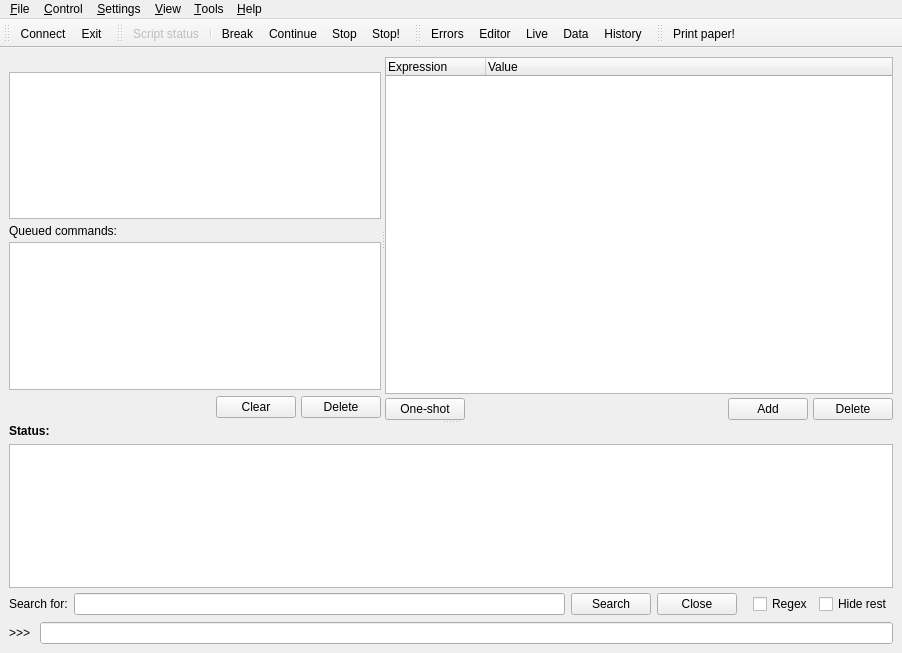
<?xml version="1.0" encoding="UTF-8"?>
<ui version="4.0">
 <class>MainWindow</class>
 <widget class="QMainWindow" name="MainWindow">
  <property name="geometry">
   <rect>
    <x>0</x>
    <y>0</y>
    <width>902</width>
    <height>653</height>
   </rect>
  </property>
  <property name="windowIcon">
   <iconset resource="../../../resources/nicos-gui.qrc">
    <normaloff>:/sunny</normaloff>:/sunny</iconset>
  </property>
  <property name="toolButtonStyle">
   <enum>Qt::ToolButtonIconOnly</enum>
  </property>
  <widget class="QWidget" name="centralwidget">
   <layout class="QVBoxLayout" name="verticalLayout">
    <item>
     <widget class="QSplitter" name="mainSplitter">
      <property name="orientation">
       <enum>Qt::Vertical</enum>
      </property>
      <widget class="QSplitter" name="topSplitter">
       <property name="orientation">
        <enum>Qt::Horizontal</enum>
       </property>
       <widget class="QWidget" name="layoutWidget">
        <layout class="QVBoxLayout" name="tracelayout">
         <property name="spacing">
          <number>1</number>
         </property>
         <property name="margin">
          <number>0</number>
         </property>
         <item>
          <widget class="QLabel" name="statusLabel">
           <property name="text">
            <string>&lt;status&gt;</string>
           </property>
          </widget>
         </item>
         <item>
          <widget class="QListWidget" name="traceView">
           <property name="frameShadow">
            <enum>QFrame::Plain</enum>
           </property>
          </widget>
         </item>
         <item>
          <widget class="QFrame" name="queueFrame">
           <layout class="QGridLayout" name="gridLayout_2">
            <property name="leftMargin">
             <number>0</number>
            </property>
            <property name="topMargin">
             <number>4</number>
            </property>
            <property name="rightMargin">
             <number>0</number>
            </property>
            <property name="bottomMargin">
             <number>0</number>
            </property>
            <property name="horizontalSpacing">
             <number>5</number>
            </property>
            <property name="verticalSpacing">
             <number>4</number>
            </property>
            <item row="1" column="0" colspan="3">
             <widget class="QListWidget" name="queueView"/>
            </item>
            <item row="2" column="0">
             <spacer name="horizontalSpacer_2">
              <property name="orientation">
               <enum>Qt::Horizontal</enum>
              </property>
              <property name="sizeType">
               <enum>QSizePolicy::MinimumExpanding</enum>
              </property>
              <property name="sizeHint" stdset="0">
               <size>
                <width>118</width>
                <height>26</height>
               </size>
              </property>
             </spacer>
            </item>
            <item row="2" column="1">
             <widget class="QPushButton" name="clearQueue">
              <property name="text">
               <string>Clear</string>
              </property>
             </widget>
            </item>
            <item row="2" column="2">
             <widget class="QPushButton" name="deleteQueueItem">
              <property name="text">
               <string>Delete</string>
              </property>
             </widget>
            </item>
            <item row="0" column="0" colspan="3">
             <widget class="QLabel" name="label_3">
              <property name="text">
               <string>Queued commands:</string>
              </property>
             </widget>
            </item>
           </layout>
          </widget>
         </item>
        </layout>
       </widget>
       <widget class="QWidget" name="layoutWidget">
        <layout class="QGridLayout" name="gridLayout">
         <property name="horizontalSpacing">
          <number>5</number>
         </property>
         <property name="verticalSpacing">
          <number>4</number>
         </property>
         <property name="margin">
          <number>0</number>
         </property>
         <item row="0" column="0" colspan="4">
          <widget class="QTreeWidget" name="watchView">
           <property name="sizePolicy">
            <sizepolicy hsizetype="MinimumExpanding" vsizetype="Expanding">
             <horstretch>0</horstretch>
             <verstretch>0</verstretch>
            </sizepolicy>
           </property>
           <property name="autoFillBackground">
            <bool>true</bool>
           </property>
           <property name="frameShadow">
            <enum>QFrame::Plain</enum>
           </property>
           <property name="alternatingRowColors">
            <bool>true</bool>
           </property>
           <property name="allColumnsShowFocus">
            <bool>true</bool>
           </property>
           <column>
            <property name="text">
             <string>Expression</string>
            </property>
           </column>
           <column>
            <property name="text">
             <string>Value</string>
            </property>
           </column>
          </widget>
         </item>
         <item row="1" column="2">
          <widget class="QPushButton" name="addWatch">
           <property name="text">
            <string>Add</string>
           </property>
          </widget>
         </item>
         <item row="1" column="3">
          <widget class="QPushButton" name="deleteWatch">
           <property name="text">
            <string>Delete</string>
           </property>
          </widget>
         </item>
         <item row="1" column="1">
          <spacer name="horizontalSpacer">
           <property name="orientation">
            <enum>Qt::Horizontal</enum>
           </property>
           <property name="sizeType">
            <enum>QSizePolicy::Expanding</enum>
           </property>
           <property name="sizeHint" stdset="0">
            <size>
             <width>138</width>
             <height>20</height>
            </size>
           </property>
          </spacer>
         </item>
         <item row="1" column="0">
          <widget class="QPushButton" name="oneShotEval">
           <property name="text">
            <string>One-shot</string>
           </property>
          </widget>
         </item>
        </layout>
       </widget>
      </widget>
      <widget class="QWidget" name="layoutWidget">
       <layout class="QVBoxLayout" name="outViewLayout">
        <property name="spacing">
         <number>3</number>
        </property>
        <property name="margin">
         <number>0</number>
        </property>
        <item>
         <widget class="QLabel" name="actionLabel">
          <property name="font">
           <font>
            <weight>75</weight>
            <bold>true</bold>
            <strikeout>false</strikeout>
            <kerning>true</kerning>
           </font>
          </property>
          <property name="text">
           <string>Status:</string>
          </property>
          <property name="alignment">
           <set>Qt::AlignLeading|Qt::AlignLeft|Qt::AlignVCenter</set>
          </property>
         </widget>
        </item>
        <item>
         <spacer name="verticalSpacer">
          <property name="orientation">
           <enum>Qt::Vertical</enum>
          </property>
          <property name="sizeType">
           <enum>QSizePolicy::Fixed</enum>
          </property>
          <property name="sizeHint" stdset="0">
           <size>
            <width>20</width>
            <height>3</height>
           </size>
          </property>
         </spacer>
        </item>
        <item>
         <widget class="OutputView" name="outView">
          <property name="autoFillBackground">
           <bool>true</bool>
          </property>
          <property name="frameShadow">
           <enum>QFrame::Plain</enum>
          </property>
          <property name="tabChangesFocus">
           <bool>true</bool>
          </property>
          <property name="lineWrapMode">
           <enum>QTextEdit::NoWrap</enum>
          </property>
          <property name="openLinks">
           <bool>false</bool>
          </property>
         </widget>
        </item>
        <item>
         <widget class="QFrame" name="grepPanel">
          <property name="sizePolicy">
           <sizepolicy hsizetype="Preferred" vsizetype="Preferred">
            <horstretch>0</horstretch>
            <verstretch>0</verstretch>
           </sizepolicy>
          </property>
          <property name="frameShape">
           <enum>QFrame::NoFrame</enum>
          </property>
          <property name="frameShadow">
           <enum>QFrame::Raised</enum>
          </property>
          <layout class="QHBoxLayout" name="horizontalLayout_2">
           <property name="leftMargin">
            <number>0</number>
           </property>
           <property name="topMargin">
            <number>2</number>
           </property>
           <property name="rightMargin">
            <number>0</number>
           </property>
           <property name="bottomMargin">
            <number>1</number>
           </property>
           <item>
            <widget class="QLabel" name="label_2">
             <property name="text">
              <string>Search for:</string>
             </property>
            </widget>
           </item>
           <item>
            <widget class="HistoryLineEdit" name="grepText"/>
           </item>
           <item>
            <widget class="QPushButton" name="grepSearch">
             <property name="sizePolicy">
              <sizepolicy hsizetype="Minimum" vsizetype="Ignored">
               <horstretch>0</horstretch>
               <verstretch>0</verstretch>
              </sizepolicy>
             </property>
             <property name="text">
              <string>Search</string>
             </property>
             <property name="autoDefault">
              <bool>false</bool>
             </property>
            </widget>
           </item>
           <item>
            <widget class="QPushButton" name="grepClose">
             <property name="sizePolicy">
              <sizepolicy hsizetype="Preferred" vsizetype="Ignored">
               <horstretch>0</horstretch>
               <verstretch>0</verstretch>
              </sizepolicy>
             </property>
             <property name="text">
              <string>Close</string>
             </property>
            </widget>
           </item>
           <item>
            <spacer name="horizontalSpacer_3">
             <property name="orientation">
              <enum>Qt::Horizontal</enum>
             </property>
             <property name="sizeType">
              <enum>QSizePolicy::Fixed</enum>
             </property>
             <property name="sizeHint" stdset="0">
              <size>
               <width>10</width>
               <height>20</height>
              </size>
             </property>
            </spacer>
           </item>
           <item>
            <widget class="QCheckBox" name="grepRegex">
             <property name="text">
              <string>Regex</string>
             </property>
            </widget>
           </item>
           <item>
            <widget class="QCheckBox" name="grepHideRest">
             <property name="text">
              <string>Hide rest</string>
             </property>
            </widget>
           </item>
          </layout>
         </widget>
        </item>
       </layout>
      </widget>
     </widget>
    </item>
    <item>
     <layout class="QHBoxLayout" name="horizontalLayout">
      <property name="topMargin">
       <number>0</number>
      </property>
      <property name="bottomMargin">
       <number>0</number>
      </property>
      <item>
       <widget class="QLabel" name="label">
        <property name="text">
         <string>&gt;&gt;&gt; </string>
        </property>
        <property name="buddy">
         <cstring>commandInput</cstring>
        </property>
       </widget>
      </item>
      <item>
       <widget class="HistoryLineEdit" name="commandInput">
        <property name="autoFillBackground">
         <bool>true</bool>
        </property>
       </widget>
      </item>
     </layout>
    </item>
   </layout>
  </widget>
  <widget class="QMenuBar" name="menubar">
   <property name="geometry">
    <rect>
     <x>0</x>
     <y>0</y>
     <width>902</width>
     <height>23</height>
    </rect>
   </property>
   <widget class="QMenu" name="menuFile">
    <property name="title">
     <string>&amp;File</string>
    </property>
    <addaction name="actionConnect"/>
    <addaction name="separator"/>
    <addaction name="actionGrep"/>
    <addaction name="actionSave"/>
    <addaction name="actionPrint"/>
    <addaction name="separator"/>
    <addaction name="actionExit"/>
   </widget>
   <widget class="QMenu" name="menuControl">
    <property name="title">
     <string>&amp;Control</string>
    </property>
    <addaction name="actionBreak"/>
    <addaction name="actionContinue"/>
    <addaction name="actionStop"/>
    <addaction name="actionEmergencyStop"/>
    <addaction name="separator"/>
    <addaction name="actionRunCommand"/>
   </widget>
   <widget class="QMenu" name="menuSettings">
    <property name="title">
     <string>&amp;Settings</string>
    </property>
    <addaction name="actionFont"/>
    <addaction name="actionColor"/>
    <addaction name="separator"/>
    <addaction name="actionConnectionData"/>
    <addaction name="actionPreferences"/>
   </widget>
   <widget class="QMenu" name="menuView">
    <property name="title">
     <string>&amp;View</string>
    </property>
    <addaction name="actionErrorWindow"/>
    <addaction name="actionUserEditor"/>
    <addaction name="actionLiveData"/>
    <addaction name="actionAnalysis"/>
    <addaction name="actionLogger"/>
   </widget>
   <widget class="QMenu" name="menuHelp">
    <property name="title">
     <string>&amp;Help</string>
    </property>
    <addaction name="actionAbout"/>
    <addaction name="actionAboutQt"/>
   </widget>
   <widget class="QMenu" name="menuTools">
    <property name="title">
     <string>&amp;Tools</string>
    </property>
   </widget>
   <addaction name="menuFile"/>
   <addaction name="menuControl"/>
   <addaction name="menuSettings"/>
   <addaction name="menuView"/>
   <addaction name="menuTools"/>
   <addaction name="menuHelp"/>
  </widget>
  <widget class="QToolBar" name="toolBarMain">
   <property name="windowTitle">
    <string>Connection</string>
   </property>
   <property name="toolButtonStyle">
    <enum>Qt::ToolButtonTextBesideIcon</enum>
   </property>
   <attribute name="toolBarArea">
    <enum>TopToolBarArea</enum>
   </attribute>
   <attribute name="toolBarBreak">
    <bool>false</bool>
   </attribute>
   <addaction name="actionConnect"/>
   <addaction name="actionExit"/>
  </widget>
  <widget class="QToolBar" name="toolBarControl">
   <property name="windowTitle">
    <string>Control</string>
   </property>
   <property name="toolButtonStyle">
    <enum>Qt::ToolButtonIconOnly</enum>
   </property>
   <attribute name="toolBarArea">
    <enum>TopToolBarArea</enum>
   </attribute>
   <attribute name="toolBarBreak">
    <bool>false</bool>
   </attribute>
   <addaction name="actionStatus"/>
   <addaction name="separator"/>
   <addaction name="actionBreak"/>
   <addaction name="actionContinue"/>
   <addaction name="actionStop"/>
   <addaction name="actionEmergencyStop"/>
  </widget>
  <widget class="QToolBar" name="toolBarTools">
   <property name="windowTitle">
    <string>View</string>
   </property>
   <property name="toolButtonStyle">
    <enum>Qt::ToolButtonTextBesideIcon</enum>
   </property>
   <attribute name="toolBarArea">
    <enum>TopToolBarArea</enum>
   </attribute>
   <attribute name="toolBarBreak">
    <bool>false</bool>
   </attribute>
   <addaction name="actionErrorWindow"/>
   <addaction name="actionUserEditor"/>
   <addaction name="actionLiveData"/>
   <addaction name="actionAnalysis"/>
   <addaction name="actionLogger"/>
  </widget>
  <widget class="QToolBar" name="printPaperBar">
   <property name="enabled">
    <bool>true</bool>
   </property>
   <property name="windowTitle">
    <string>Magic</string>
   </property>
   <property name="movable">
    <bool>true</bool>
   </property>
   <property name="toolButtonStyle">
    <enum>Qt::ToolButtonTextBesideIcon</enum>
   </property>
   <property name="floatable">
    <bool>true</bool>
   </property>
   <attribute name="toolBarArea">
    <enum>TopToolBarArea</enum>
   </attribute>
   <attribute name="toolBarBreak">
    <bool>false</bool>
   </attribute>
   <addaction name="actionPrintPaper"/>
  </widget>
  <action name="actionConnect">
   <property name="checkable">
    <bool>true</bool>
   </property>
   <property name="icon">
    <iconset resource="../../../resources/nicos-gui.qrc">
     <normaloff>:/connect</normaloff>
     <normalon>:/disconnect</normalon>:/connect</iconset>
   </property>
   <property name="text">
    <string>&amp;Connect to server...</string>
   </property>
   <property name="iconText">
    <string>Connect</string>
   </property>
   <property name="toolTip">
    <string>Establish or break connection to server</string>
   </property>
   <property name="shortcut">
    <string>Ctrl+Shift+C</string>
   </property>
  </action>
  <action name="actionSave">
   <property name="icon">
    <iconset resource="../../../resources/nicos-gui.qrc">
     <normaloff>:/save</normaloff>:/save</iconset>
   </property>
   <property name="text">
    <string>&amp;Save log...</string>
   </property>
   <property name="toolTip">
    <string>Save log window text</string>
   </property>
   <property name="shortcut">
    <string>Ctrl+S</string>
   </property>
  </action>
  <action name="actionPrint">
   <property name="icon">
    <iconset resource="../../../resources/nicos-gui.qrc">
     <normaloff>:/print</normaloff>:/print</iconset>
   </property>
   <property name="text">
    <string>&amp;Print log...</string>
   </property>
   <property name="toolTip">
    <string>Print log window text</string>
   </property>
   <property name="shortcut">
    <string>Ctrl+P</string>
   </property>
  </action>
  <action name="actionExit">
   <property name="icon">
    <iconset resource="../../../resources/nicos-gui.qrc">
     <normaloff>:/quit</normaloff>:/quit</iconset>
   </property>
   <property name="text">
    <string>E&amp;xit</string>
   </property>
   <property name="toolTip">
    <string>Exit program</string>
   </property>
   <property name="shortcut">
    <string>Ctrl+Q</string>
   </property>
   <property name="menuRole">
    <enum>QAction::QuitRole</enum>
   </property>
  </action>
  <action name="actionBreak">
   <property name="checkable">
    <bool>false</bool>
   </property>
   <property name="icon">
    <iconset resource="../../../resources/nicos-gui.qrc">
     <normaloff>:/break</normaloff>:/break</iconset>
   </property>
   <property name="text">
    <string>&amp;Break</string>
   </property>
   <property name="toolTip">
    <string>Break running script</string>
   </property>
  </action>
  <action name="actionStop">
   <property name="icon">
    <iconset resource="../../../resources/nicos-gui.qrc">
     <normaloff>:/stop</normaloff>:/stop</iconset>
   </property>
   <property name="text">
    <string>&amp;Stop</string>
   </property>
   <property name="toolTip">
    <string>Stop running script</string>
   </property>
  </action>
  <action name="actionEmergencyStop">
   <property name="icon">
    <iconset resource="../../../resources/nicos-gui.qrc">
     <normaloff>:/emergency</normaloff>:/emergency</iconset>
   </property>
   <property name="text">
    <string>&amp;Emergency Stop</string>
   </property>
   <property name="iconText">
    <string>Stop!</string>
   </property>
   <property name="toolTip">
    <string>Stop script immediately and execute emergency stop actions</string>
   </property>
  </action>
  <action name="actionRunCommand">
   <property name="text">
    <string>Run &amp;command...</string>
   </property>
  </action>
  <action name="actionReload">
   <property name="text">
    <string>Reload &amp;NICOS</string>
   </property>
   <property name="toolTip">
    <string>Reload NICOS modules on server</string>
   </property>
   <property name="shortcut">
    <string>Ctrl+Shift+R</string>
   </property>
  </action>
  <action name="actionConnectionData">
   <property name="text">
    <string>Connection &amp;data...</string>
   </property>
  </action>
  <action name="actionFont">
   <property name="text">
    <string>&amp;Font...</string>
   </property>
  </action>
  <action name="actionColor">
   <property name="text">
    <string>&amp;Color...</string>
   </property>
  </action>
  <action name="actionUserEditor">
   <property name="icon">
    <iconset resource="../../../resources/nicos-gui.qrc">
     <normaloff>:/editor</normaloff>:/editor</iconset>
   </property>
   <property name="text">
    <string>User &amp;editor</string>
   </property>
   <property name="iconText">
    <string>Editor</string>
   </property>
   <property name="shortcut">
    <string>Ctrl+E</string>
   </property>
  </action>
  <action name="actionAbout">
   <property name="text">
    <string>&amp;About...</string>
   </property>
   <property name="menuRole">
    <enum>QAction::AboutRole</enum>
   </property>
  </action>
  <action name="actionStatus">
   <property name="enabled">
    <bool>false</bool>
   </property>
   <property name="icon">
    <iconset>
     <disabledoff>:/idle</disabledoff>
    </iconset>
   </property>
   <property name="text">
    <string>Script status</string>
   </property>
  </action>
  <action name="actionPreferences">
   <property name="text">
    <string>&amp;Preferences...</string>
   </property>
  </action>
  <action name="actionAboutQt">
   <property name="text">
    <string>About Qt...</string>
   </property>
  </action>
  <action name="actionContinue">
   <property name="icon">
    <iconset resource="../../../resources/nicos-gui.qrc">
     <normaloff>:/continue</normaloff>:/continue</iconset>
   </property>
   <property name="text">
    <string>&amp;Continue</string>
   </property>
   <property name="toolTip">
    <string>Continue script</string>
   </property>
   <property name="visible">
    <bool>false</bool>
   </property>
  </action>
  <action name="actionAnalysis">
   <property name="icon">
    <iconset resource="../../../resources/nicos-gui.qrc">
     <normaloff>:/plotter</normaloff>:/plotter</iconset>
   </property>
   <property name="text">
    <string>Data &amp;Analysis</string>
   </property>
   <property name="iconText">
    <string>Data</string>
   </property>
   <property name="shortcut">
    <string>Ctrl+D</string>
   </property>
  </action>
  <action name="actionPrintPaper">
   <property name="icon">
    <iconset resource="../../../resources/nicos-gui.qrc">
     <normaloff>:/print</normaloff>:/print</iconset>
   </property>
   <property name="text">
    <string>Print paper!</string>
   </property>
   <property name="shortcut">
    <string>Ctrl+Shift+P</string>
   </property>
  </action>
  <action name="actionGrep">
   <property name="text">
    <string>S&amp;earch in log...</string>
   </property>
   <property name="shortcut">
    <string>Ctrl+F</string>
   </property>
  </action>
  <action name="actionErrorWindow">
   <property name="icon">
    <iconset resource="../../../resources/nicos-gui.qrc">
     <normaloff>:/errors</normaloff>:/errors</iconset>
   </property>
   <property name="text">
    <string>Errors and warnings</string>
   </property>
   <property name="iconText">
    <string>Errors</string>
   </property>
   <property name="toolTip">
    <string>Show window with all warnings and errors</string>
   </property>
   <property name="shortcut">
    <string>Ctrl+W</string>
   </property>
  </action>
  <action name="actionLiveData">
   <property name="icon">
    <iconset resource="../../../resources/nicos-gui.qrc">
     <normaloff>:/live</normaloff>:/live</iconset>
   </property>
   <property name="text">
    <string>Live data</string>
   </property>
   <property name="iconText">
    <string>Live</string>
   </property>
   <property name="toolTip">
    <string>Show live data window</string>
   </property>
   <property name="shortcut">
    <string>Ctrl+L</string>
   </property>
  </action>
  <action name="actionLogger">
   <property name="icon">
    <iconset resource="../../../resources/nicos-gui.qrc">
     <normaloff>:/find</normaloff>:/find</iconset>
   </property>
   <property name="text">
    <string>History viewer</string>
   </property>
   <property name="iconText">
    <string>History</string>
   </property>
   <property name="toolTip">
    <string>Show data logging and history window</string>
   </property>
   <property name="shortcut">
    <string>Ctrl+H</string>
   </property>
  </action>
 </widget>
 <customwidgets>
  <customwidget>
   <class>HistoryLineEdit</class>
   <extends>QLineEdit</extends>
   <header>nicos.gui.histedit.h</header>
  </customwidget>
  <customwidget>
   <class>OutputView</class>
   <extends>QTextBrowser</extends>
   <header>nicos.gui.outview.h</header>
  </customwidget>
 </customwidgets>
 <resources>
  <include location="../../../resources/nicos-gui.qrc"/>
 </resources>
 <connections>
  <connection>
   <sender>actionExit</sender>
   <signal>triggered()</signal>
   <receiver>MainWindow</receiver>
   <slot>close()</slot>
   <hints>
    <hint type="sourcelabel">
     <x>-1</x>
     <y>-1</y>
    </hint>
    <hint type="destinationlabel">
     <x>315</x>
     <y>326</y>
    </hint>
   </hints>
  </connection>
 </connections>
</ui>
